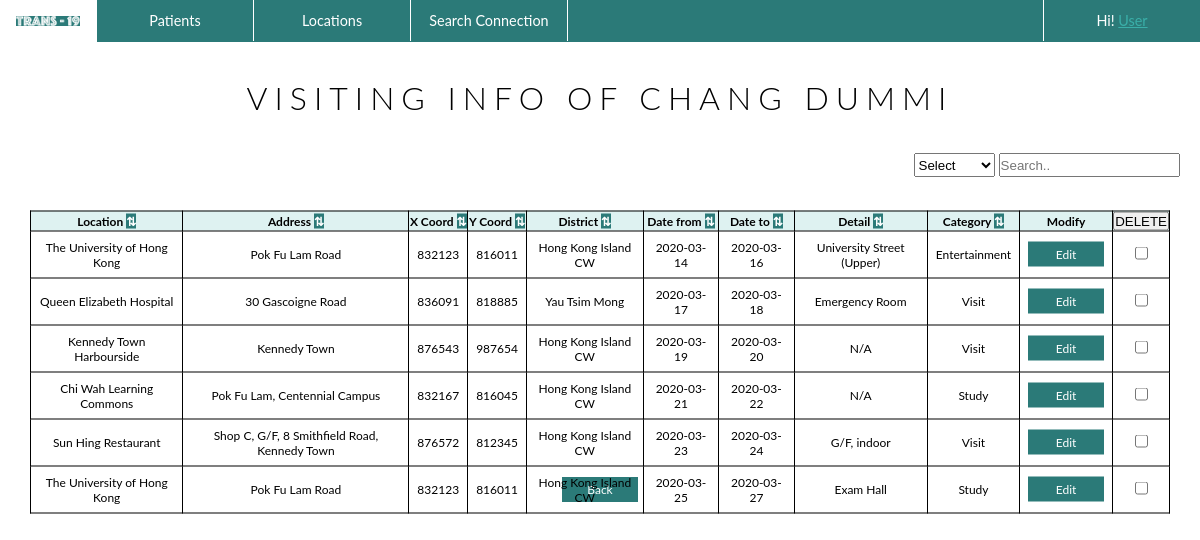
The app's page /patient_corner/patients/1, older data.
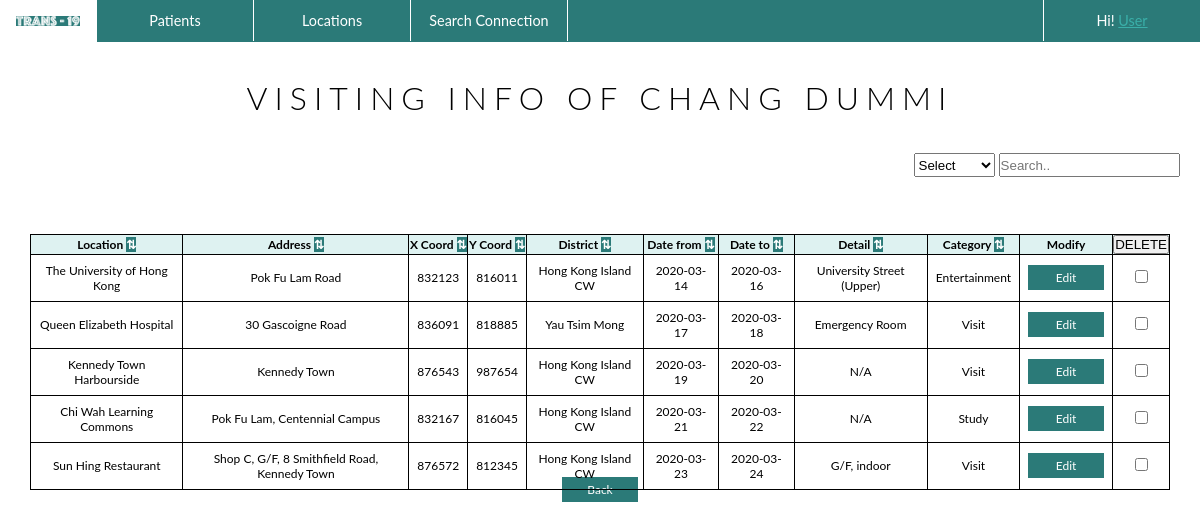
The same page, newer data.
### patient_corner/models.py (models this page shows, shortened)
class Visit(models.Model):
    patient = models.ForeignKey(Patient, on_delete=models.CASCADE)
    location = models.ForeignKey(Location, on_delete=models.CASCADE)
    date_from = models.DateField()
    date_to = models.DateField()
    detail = models.CharField(max_length=50)
    category_name = models.CharField(max_length=15)

class Location(models.Model):
    location_name = models.CharField(max_length=50)
    address = models.CharField(max_length=50)
    x_coord = models.BigIntegerField()
    y_coord = models.BigIntegerField()
    district_name = models.CharField(max_length=30)

### patient_corner/views.py (the view, shortened to what this page needs)
class PatientVisitData(TemplateView):
    template_name = "patient_corner/visit_list.html"
    def get_context_data(self, **kwargs):
        patient = self.kwargs['patient']
        context = super().get_context_data(**kwargs)
        context['visit_list'] = Visit.objects.filter(patient__pk = patient)
        context['patient'] = Patient.objects.get(pk = patient)
        return context

### templates/patient_corner/visit_list.html (shortened to what this page needs)
{%load static%}
<!DOCTYPE html>
<html>
<head>
  <link rel="stylesheet" type="text/css" href="{% static 'css/templatestyle.css'%}">
</head>
<body>
<header>
    <div class="menu">
      <ul>
        <li class="logo"><a href="{% url 'home' %}"><img src="{% static 'media/logo_navigation.png' %}" style = "max-width: 100%;" alt ="TRANS-19"></a></li>
        <li class="dropdown">
          <a href="{% url 'patients' %}" class="dropbtn">Patients</a>
        </li>
        <li class="dropdown">
          <a href="{% url 'locations' %}" class="dropbtn">Locations</a>
        </li>
        <li class="dropdown">
          <a href="{% url 'searchconnection' %}">Search Connection</a>
        </li>
        <li class="dropdown" style="float:right; border-left: 1px solid white;  border-right: 0px solid white;  ">
          <a href="{% url 'locations' %}" class="dropbtn">Hi! <u>User</u></a>
        </li>
      </ul>
    </div>
</header>
  <div class="title">
    <h1 style="text-align:center"> VISITING INFO OF {{ patient.last_name }} {{ patient.first_name }}</h1>
  </div>
  <div class="sortsearch" style="float:right;">
    <select id="tableheading" class="tableheading"  onclick="searching()">
      <option value="9">Select</option>
    </select>
    <input type="text" placeholder="Search.." name="search" class="searchbar" onkeyup="searching()" id="INPUT">
  </div>
<form method="post">
  <table style="margin-top: 5%; width: 95%;" id="TABLE">
    <tr>
      <th>Location <mark onclick="sorting(0)">⇅</mark></th>
      <th>Address <mark onclick="sorting(1)">⇅</mark></th>
      <th>X Coord <mark onclick="sortingNum(2)">⇅</mark></th>
      <th>Y Coord <mark onclick="sortingNum(3)">⇅</mark></th>
      <th>District <mark onclick="sorting(4)">⇅</mark></th>
      <th>Date from <mark onclick="sorting(5)">⇅</mark></th>
      <th>Date to <mark onclick="sorting(6)">⇅</mark></th>
      <th>Detail <mark onclick="sorting(7)">⇅</mark></th>
      <th>Category <mark onclick="sorting(8)">⇅</mark></th>
      <th>Modify</th>
      <th><button type="submit" name = "delete_entry"> DELETE </button></th>
    </tr>
    {% for visit in visit_list %}
    <tr>
      <td>{{ visit.location.location_name }}</td>
      <td>{{ visit.location.address }}</td>
      <td>{{ visit.location.x_coord }}</td>
      <td>{{ visit.location.y_coord }}</td>
      <td>{{ visit.location.district_name }}</td>
      <td>{{ visit.date_from|date:"Y-m-d" }}</td>
      <td>{{ visit.date_to|date:"Y-m-d" }}</td>
      <td>{{ visit.detail }}</td>
      <td>{{ visit.category_name }}</td>
      <td><a href="{% url 'editvisit' visit.patient.pk visit.pk %}" class = "button">Edit</a></td>
      <td><input type="checkbox" name="visit_to_be_deleted" value="{{ visit.pk }}"></td>
    </tr>
    {% empty %}
    <tr>
      <td colspan="11">No visiting information available.</td>
    </tr>
    {% endfor %}
  </table>
</form>
<div style="display: block; width: 80px; margin: 30% auto; text-align: center;">
  <a href="{% url 'patients'%}" class ="buttoncentre">Back</a>
</div>
</body>
</html>

Row changes from the older to the newer data that the page shows:
removed Visit: location.location_name "The University of Hong Kong", location.address "Pok Fu Lam Road", location.x_coord "832123", location.y_coord "816011", location.district_name "Hong Kong Island CW", date_from "2020-03-25", date_to "2020-03-27", detail "Exam Hall", category_name "Study"
